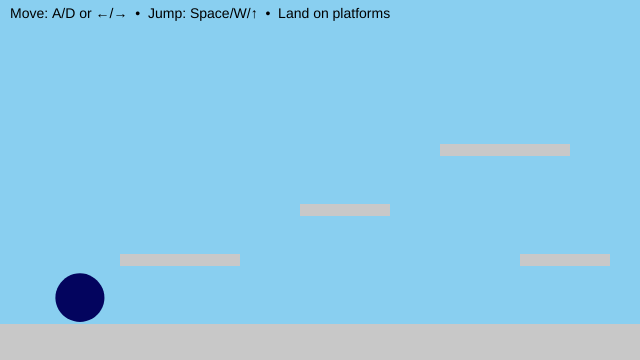
Frame 1 (no input)
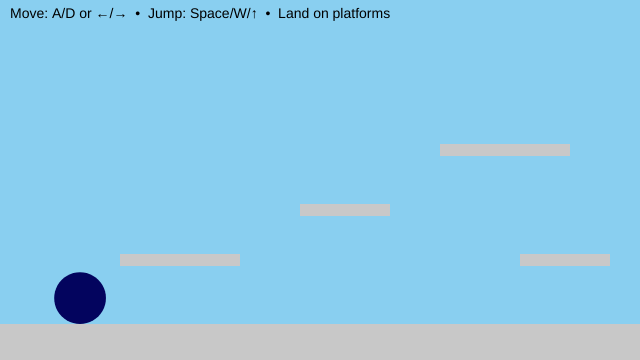
Frame 60 (no input)
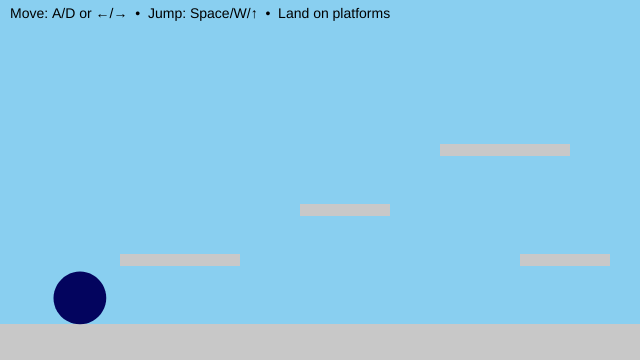
Frame 120 (the mouse pressed at the canvas centre since frame 60)

The p5.js sketch that drew these frames (run headless with seeded random() and noise() and a simulated clock; from frame 60 on, the mouse is pressed at the canvas centre):

// p5.js sketch
// ── sketch.js
// Y-position of the floor (ground level)
let floorY3;

// Player character (soft, animated blob)
let blob3 = {
  // Position (centre of the blob)
  x: 80,
  y: 0,

  // Visual properties
  r: 26, // Base radius
  points: 48, // Number of points used to draw the blob
  wobble: 3, // Edge deformation amount
  wobbleFreq: 0.15,

  // Time values for breathing animation
  t: 0,
  tSpeed: 0.01,

  // Physics: velocity
  vx: 0, // Horizontal velocity
  vy: 0, // Vertical velocity

  // Movement tuning
  accel: 0.55, // Horizontal acceleration
  maxRun: 4.0, // Maximum horizontal speed
  gravity: 0.65, // Downward force
  jumpV: -11.0, // Initial jump impulse

  // State
  onGround: false, // True when standing on a platform

  // Friction
  frictionAir: 0.995, // Light friction in air
  frictionGround: 0.88, // Stronger friction on ground
};

// List of solid platforms the blob can stand on
// Each platform is an axis-aligned rectangle (AABB)
let platforms = [];

function setup() {
  createCanvas(640, 360);

  // Define the floor height
  floorY3 = height - 36;

  noStroke();
  textFont("sans-serif");
  textSize(14);

  // Create platforms (floor + steps)
  platforms = [
    { x: 0, y: floorY3, w: width, h: height - floorY3 }, // floor
    { x: 120, y: floorY3 - 70, w: 120, h: 12 }, // low step
    { x: 300, y: floorY3 - 120, w: 90, h: 12 }, // mid step
    { x: 440, y: floorY3 - 180, w: 130, h: 12 }, // high step
    { x: 520, y: floorY3 - 70, w: 90, h: 12 }, // return ramp
  ];

  // Start the blob resting on the floor
  blob3.y = floorY3 - blob3.r - 1;
}

function draw() {
  background(137, 207, 240);

  // --- Draw all platforms ---
  fill(200);
  for (const p of platforms) {
    rect(p.x, p.y, p.w, p.h);
  }

  // --- Input: left/right movement ---
  let move = 0;
  if (keyIsDown(65) || keyIsDown(LEFT_ARROW)) move -= 1; // A or ←
  if (keyIsDown(68) || keyIsDown(RIGHT_ARROW)) move += 1; // D or →
  blob3.vx += blob3.accel * move;

  // --- Apply friction and clamp speed ---
  blob3.vx *= blob3.onGround ? blob3.frictionGround : blob3.frictionAir;
  blob3.vx = constrain(blob3.vx, -blob3.maxRun, blob3.maxRun);

  // --- Apply gravity ---
  blob3.vy += blob3.gravity;

  // --- Collision representation ---
  // We collide using a rectangle (AABB),
  // even though the blob is drawn as a circle
  let box = {
    x: blob3.x - blob3.r,
    y: blob3.y - blob3.r,
    w: blob3.r * 2,
    h: blob3.r * 2,
  };

  // --- STEP 1: Move horizontally, then resolve X collisions ---
  box.x += blob3.vx;
  for (const s of platforms) {
    if (overlap(box, s)) {
      if (blob3.vx > 0) {
        // Moving right → hit the left side of a platform
        box.x = s.x - box.w;
      } else if (blob3.vx < 0) {
        // Moving left → hit the right side of a platform
        box.x = s.x + s.w;
      }
      blob3.vx = 0;
    }
  }

  // --- STEP 2: Move vertically, then resolve Y collisions ---
  box.y += blob3.vy;
  blob3.onGround = false;

  for (const s of platforms) {
    if (overlap(box, s)) {
      if (blob3.vy > 0) {
        // Falling → land on top of a platform
        box.y = s.y - box.h;
        blob3.vy = 0;
        blob3.onGround = true;
      } else if (blob3.vy < 0) {
        // Rising → hit the underside of a platform
        box.y = s.y + s.h;
        blob3.vy = 0;
      }
    }
  }

  // --- Convert collision box back to blob centre ---
  blob3.x = box.x + box.w / 2;
  blob3.y = box.y + box.h / 2;

  // Keep blob inside the canvas horizontally
  blob3.x = constrain(blob3.x, blob3.r, width - blob3.r);

  // --- Draw the animated blob ---
  blob3.t += blob3.tSpeed;
  drawBlobCircle(blob3);

  // --- HUD ---
  fill(0);
  text("Move: A/D or ←/→  •  Jump: Space/W/↑  •  Land on platforms", 10, 18);
}

// Axis-Aligned Bounding Box (AABB) overlap test
// Returns true if rectangles a and b intersect
function overlap(a, b) {
  return (
    a.x < b.x + b.w && a.x + a.w > b.x && a.y < b.y + b.h && a.y + a.h > b.y
  );
}

// Draws the blob using Perlin noise for a soft, breathing effect
function drawBlobCircle(b) {
  fill(3, 4, 94);
  beginShape();

  for (let i = 0; i < b.points; i++) {
    const a = (i / b.points) * TAU;

    // Noise-based radius offset
    const n = noise(
      cos(a) * b.wobbleFreq + 100,
      sin(a) * b.wobbleFreq + 100,
      b.t,
    );

    const r = b.r + map(n, 0, 1, -b.wobble, b.wobble);

    vertex(b.x + cos(a) * r, b.y + sin(a) * r);
  }

  endShape(CLOSE);
}

// Jump input (only allowed when grounded)
function keyPressed() {
  if (
    (key === " " || key === "W" || key === "w" || keyCode === UP_ARROW) &&
    blob3.onGround
  ) {
    blob3.vy = blob3.jumpV;
    blob3.onGround = false;
  }
}

/* In-class tweaks for experimentation:
   • Add a new platform:
     platforms.push({ x: 220, y: floorY3 - 150, w: 80, h: 12 });

   • “Ice” feel → frictionGround = 0.95
   • “Sand” feel → frictionGround = 0.80
*/
